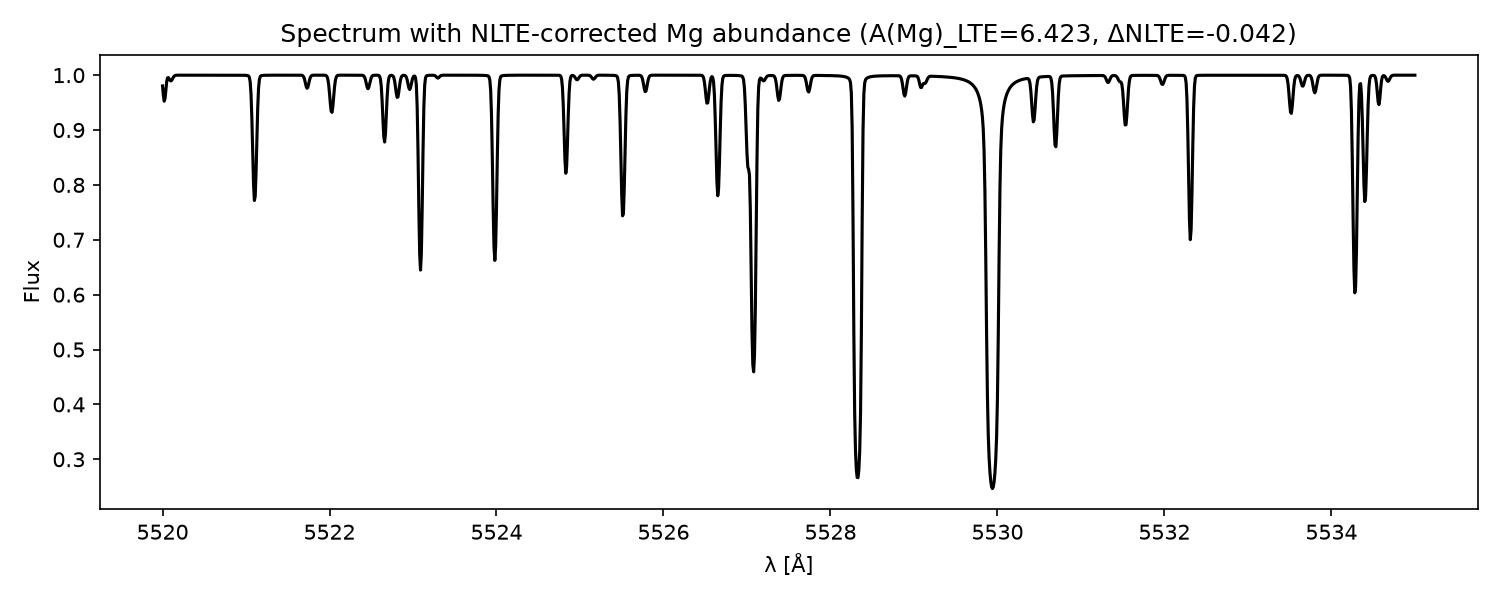

Here is the Julia script that generated this plot:
# NLTE Correction Example (Julia)
# Applies a user-supplied NLTE correction function on top of an LTE
# abundance derived from a measured equivalent width, then re-synthesizes
# using the NLTE-corrected abundance.

println(">>> [1/8] Loading packages...")
using Korg
using PyPlot
println(">>> [1/8] Packages loaded: Korg, PyPlot")

# ---------------------------------------------------------------------------
# 1. Example NLTE correction function (unchanged -- this is just your own
#    plain Julia function, nothing Korg-specific about it)
# ---------------------------------------------------------------------------
function nlte_correction(element::String, Teff, logg, M_H)
    if element == "Fe"
        return 0.10 * exp(-(Teff - 5000) / 1500) + 0.02 * (4.5 - logg) + 0.03 * M_H
    elseif element == "Mg"
        return -0.05 * exp(-(Teff - 4800) / 1200)
    else
        return 0.0
    end
end

# ---------------------------------------------------------------------------
# 2. Build the line
# ---------------------------------------------------------------------------
# `Korg.Line(λ=,species=,loggf=,χ=)` (keyword form) doesn't exist -- the
# constructor is strictly POSITIONAL: Line(wl_angstrom, log_gf, species, χ),
# and `species` must be a `Korg.Species` object, not a bare string.
line = Korg.Line(5528.4, -0.498, Korg.Species("Mg I"), 4.34)

EW_obs = 120.0   # mÅ

Teff = 5000.0
logg = 2.5
M_H  = -1.0

# ---------------------------------------------------------------------------
# 3. LTE abundance from EW
# ---------------------------------------------------------------------------
# `Korg.fit_abundance_from_EW` doesn't exist anywhere in Korg. The real
# function operates on a full atmosphere + A(X) vector + a list of
# lines/EWs at once: `Korg.Fit.ews_to_abundances(atm, linelist, A_X,
# measured_EWs)`. It returns a plain Vector{Float64} (one abundance per
# line), not a scalar and not a (abundances, slopes) tuple.
println(">>> [2/8] Building baseline atmosphere and A_X for Teff=$(Teff), " *
        "logg=$(logg), [M/H]=$(M_H)...")
A_X_baseline = Korg.format_A_X(M_H)
atm = Korg.interpolate_marcs(Teff, logg, A_X_baseline)
println(">>> [2/8] Atmosphere built: $(length(atm.layers)) layers")

println(">>> [3/8] Fitting LTE abundance from EW_obs=$(EW_obs) mÅ...")
A_Mg_LTE_vec = Korg.Fit.ews_to_abundances(atm, [line], A_X_baseline, [EW_obs])
A_Mg_LTE = A_Mg_LTE_vec[1]

println(">>> [3/8] LTE abundance A(Mg) = ", A_Mg_LTE)

# ---------------------------------------------------------------------------
# 4. Apply NLTE correction
# ---------------------------------------------------------------------------
ΔNLTE = nlte_correction("Mg", Teff, logg, M_H)
A_Mg_NLTE = A_Mg_LTE + ΔNLTE

println(">>> [4/8] NLTE correction ΔNLTE = ", ΔNLTE)
println(">>> [4/8] NLTE abundance A(Mg) = ", A_Mg_NLTE)

# ---------------------------------------------------------------------------
# 5. Synthesize spectrum using the NLTE-corrected abundance
# ---------------------------------------------------------------------------
# `synth` has no `abundances=Dict(...)` keyword, no `λmin=`/`λmax=`
# keywords, and its per-element keywords (e.g. `Mg=...`) are OFFSETS added
# on top of the metallicity-scaled default -- NOT absolute A(X) values
# (this is exactly what caused the [M/H] range-explosion bug in the custom
# solar-scale script: passing an absolute-looking number there gets added
# on top of the existing abundance, not substituted for it).
#
# Since A_Mg_NLTE IS meant to be an absolute A(X) value, the robust way to
# set it is the same one used to fix that earlier script: build the full
# 92-element A_X vector by hand, starting from the star's baseline
# composition, and override just the Mg entry.
println(">>> [5/8] Building final A_X vector with NLTE-corrected A(Mg)...")
const ELEMENT_SYMBOLS = ["H","He","Li","Be","B","C","N","O","F","Ne",
                          "Na","Mg","Al","Si","P","S","Cl","Ar","K","Ca",
                          "Sc","Ti","V","Cr","Mn","Fe","Co","Ni","Cu","Zn"]
atomic_number(sym::AbstractString) = findfirst(==(sym), ELEMENT_SYMBOLS)

A_X_final = copy(A_X_baseline)
A_X_final[atomic_number("Mg")] = A_Mg_NLTE

λmin = 5520.0
λmax = 5535.0

println(">>> [6/8] Loading VALD solar linelist...")
linelist = Korg.get_VALD_solar_linelist()  # `get_linelist` does not exist
println(">>> [6/8] Linelist loaded: $(length(linelist)) lines")

# The atmosphere itself is essentially insensitive to a single trace
# element's abundance, so we reuse `atm` from step 2 rather than
# re-interpolating -- only the A_X vector fed to `synthesize` changes.
println(">>> [7/8] Running Korg.synthesize with NLTE-corrected A_X...")
result = Korg.synthesize(atm, linelist, A_X_final, (λmin, λmax))

wls  = result.wavelengths
flux = result.flux ./ result.cntm   # rectify manually

println(">>> [7/8] Synthesis complete: $(length(wls)) points, " *
        "range $(first(wls)) - $(last(wls)) Å")

# ---------------------------------------------------------------------------
# 6. Plot the result
# ---------------------------------------------------------------------------
println(">>> [8/8] Building plot...")
figure(figsize=(10, 4))
plot(wls, flux, color="black")
xlabel("λ [Å]")
ylabel("Flux")
title("Spectrum with NLTE-corrected Mg abundance " *
      "(A(Mg)_LTE=$(round(A_Mg_LTE, digits=3)), " *
      "ΔNLTE=$(round(ΔNLTE, digits=3)))")
tight_layout()

outpath = "korg_nlte_correction.png"
savefig(outpath, dpi=150)
println(">>> [8/8] Plot saved to: $(abspath(outpath))")
println(">>> [8/8] Done.")
